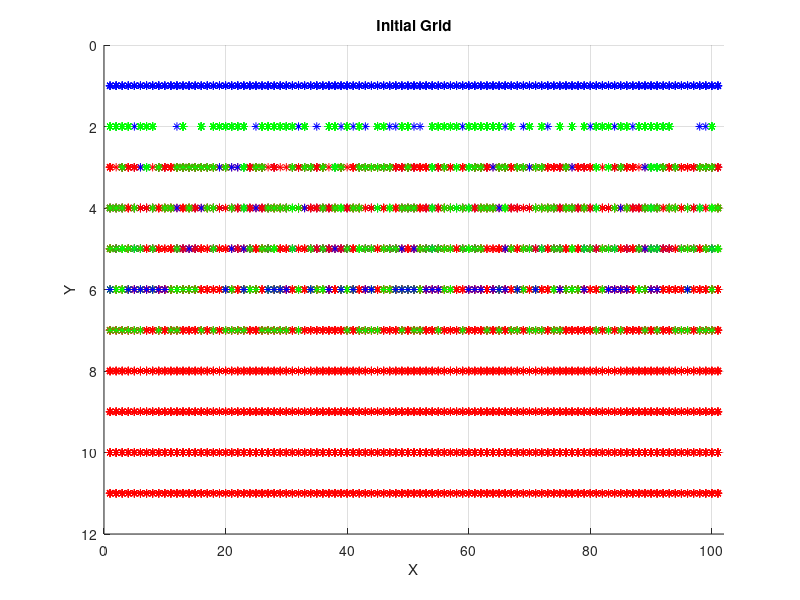
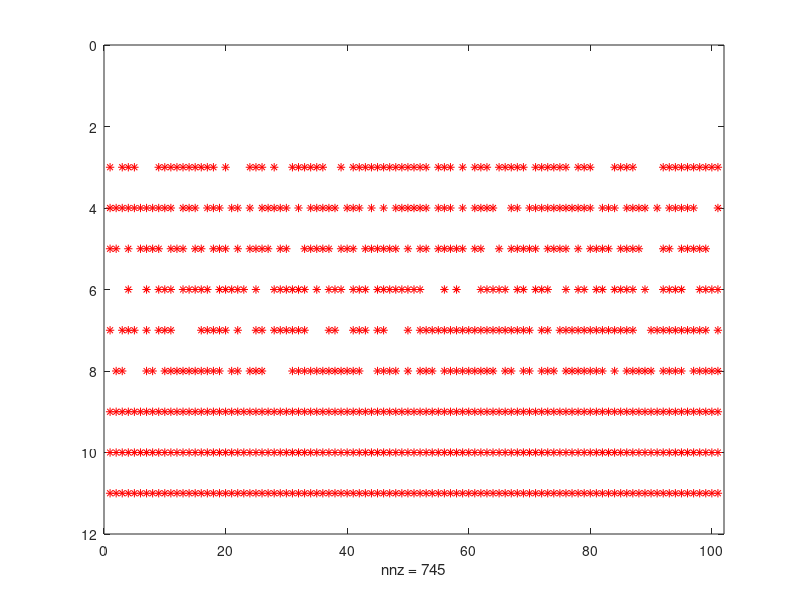

These figures' MATLAB source, in order:
clear
close all
[X,Y] = meshgrid(0:100, 0:10);


colors = ones(size(X)); %colors has ones everywhere besides row 1,2==0

colors(1:2, :) = 0;

colors2=zeros(size(X)); % colors2 has zeros everywhere besides row 3

colors2(2,1:101)=1;
% probability of 50 percent that the surface is green.


for i=2:7
a=1         %parameters a and b for the probability of adsorbens number 1
b=100
 
    for n=1:101
         Z=a+(b-a).*rand(1,1);
             if Z>50
             colors2(i,n)=1
             else colors2(i,n)=0
             end
    end

    
colors3=zeros(size(X)); % colors3 has zeros everywhere besides row 2

colors3(1,1:101)=1 
% probability of 50 percent that the surface is blue.

a=1         %parameters a and b for the probability of adsobens number 2
b=100
 
    for m=1:101
         Y=a+(b-a).*rand(1,1);
             if Y>50
             colors3(i-1,m)=1
              
             else colors3(i-1,m)=0
                 
             end
    
    end
    hold on
%     
% %     creates only blue points, where a green point is underneath
%     for columnblue = 1:length(colors3(i,:))
%          if colors2(i+1,columnblue) && colors3(i,columnblue)==1
%          colors3(i+1,columnblue) = 1;
%          else colors3(i,columnblue) = 0;
%          end
%     end
%     
%   hold on
  
% plot the grid
spy(colors,'r')
hold on
spy(colors2,'g')
hold on 
spy(colors3,'b')

xlabel('X'); % // Label the X and Y axes
ylabel('Y');
title('Initial Grid');
grid on

  hold on
  
% removes red point underneath when blue and green points are both above
 for column = 1:length(colors2(1,:))
    if colors2(i,column) && colors3(i-1,column)==1
         colors(i+1,column) = 0;
    end
 end
 
 
 
 end


figure(4)
spy(colors,'r')
% N=5
% for n= 1:N
% for c=3:3
%     colors2(c,n)=
% 


% scatter(x,y,'k')
%     hold on
% end